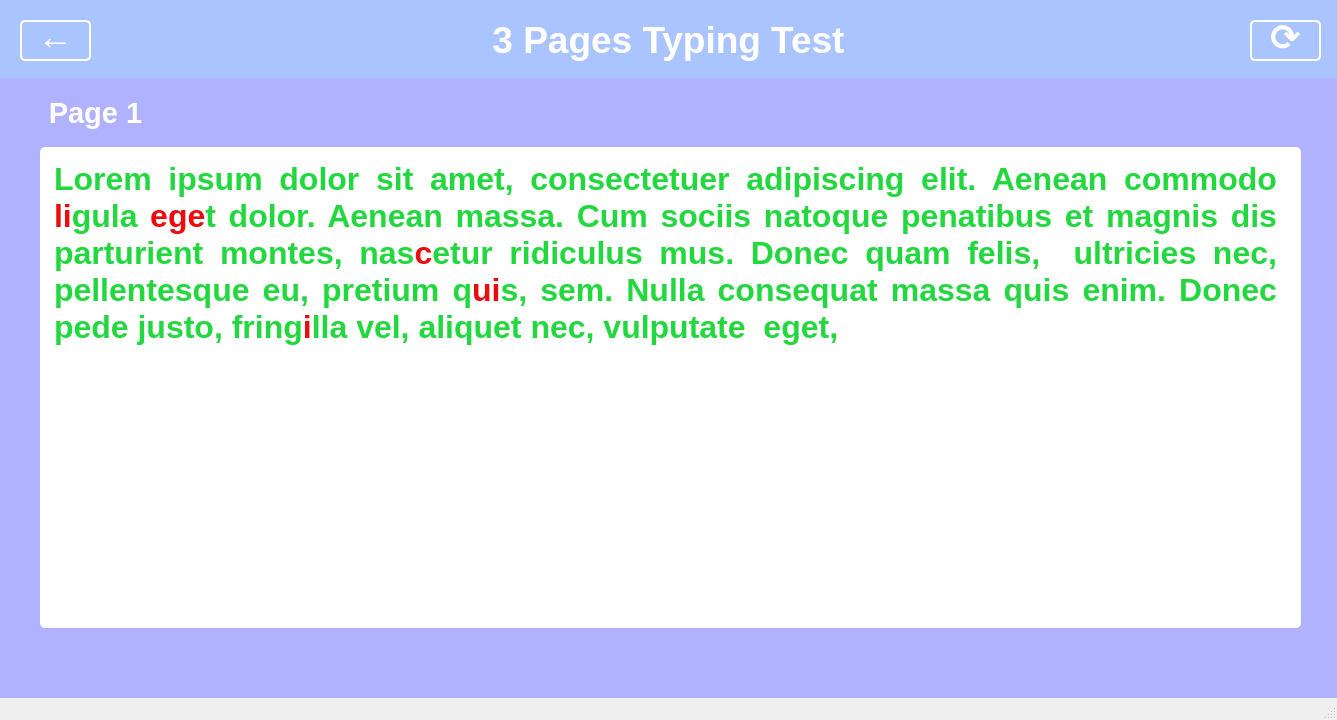
<?xml version="1.0" encoding="UTF-8"?>
<ui version="4.0">
 <class>MainWindow</class>
 <widget class="QMainWindow" name="MainWindow">
  <property name="geometry">
   <rect>
    <x>0</x>
    <y>0</y>
    <width>1337</width>
    <height>720</height>
   </rect>
  </property>
  <property name="maximumSize">
   <size>
    <width>1337</width>
    <height>720</height>
   </size>
  </property>
  <property name="windowTitle">
   <string>MainWindow</string>
  </property>
  <widget class="QWidget" name="centralwidget">
   <widget class="QWidget" name="heading_background" native="true">
    <property name="geometry">
     <rect>
      <x>0</x>
      <y>0</y>
      <width>1337</width>
      <height>78</height>
     </rect>
    </property>
    <property name="styleSheet">
     <string notr="true">background-color: #AAC4FF
</string>
    </property>
    <widget class="QPushButton" name="return_btn">
     <property name="geometry">
      <rect>
       <x>20</x>
       <y>20</y>
       <width>71</width>
       <height>41</height>
      </rect>
     </property>
     <property name="styleSheet">
      <string notr="true">border: 2px solid white;
border-radius: 5px;
color: white;
font-size: 36px;
padding-bottom: 9px; 
font-weight: bold;
text-align: center;</string>
     </property>
     <property name="text">
      <string>←</string>
     </property>
    </widget>
    <widget class="QPushButton" name="restart_btn">
     <property name="geometry">
      <rect>
       <x>1250</x>
       <y>20</y>
       <width>71</width>
       <height>41</height>
      </rect>
     </property>
     <property name="styleSheet">
      <string notr="true">border: 2px solid white;
border-radius: 5px;
color: white;
font-size: 36px;
padding-bottom: 7px; 
font-weight: bold;
text-align: center;</string>
     </property>
     <property name="text">
      <string>⟳</string>
     </property>
    </widget>
    <widget class="QLabel" name="heading_label">
     <property name="geometry">
      <rect>
       <x>483</x>
       <y>0</y>
       <width>371</width>
       <height>81</height>
      </rect>
     </property>
     <property name="text">
      <string>&lt;html&gt;&lt;head/&gt;&lt;body&gt;&lt;p align=&quot;center&quot;&gt;&lt;span style=&quot; font-family:'Bahnschrift'; font-size:28pt; font-weight:600; color:#ffffff;&quot;&gt;3 Pages Typing Test&lt;/span&gt;&lt;/p&gt;&lt;/body&gt;&lt;/html&gt;</string>
     </property>
    </widget>
   </widget>
   <widget class="QWidget" name="background" native="true">
    <property name="geometry">
     <rect>
      <x>0</x>
      <y>78</y>
      <width>1337</width>
      <height>642</height>
     </rect>
    </property>
    <property name="styleSheet">
     <string notr="true">background-color: #B1B2FF;
</string>
    </property>
    <widget class="QLabel" name="current_page_label">
     <property name="geometry">
      <rect>
       <x>40</x>
       <y>0</y>
       <width>111</width>
       <height>71</height>
      </rect>
     </property>
     <property name="styleSheet">
      <string notr="true">font: 36pt &quot;OCR A Extended&quot;;
color: white;</string>
     </property>
     <property name="text">
      <string>&lt;html&gt;&lt;head/&gt;&lt;body&gt;&lt;p align=&quot;center&quot;&gt;&lt;span style=&quot; font-family:'Bahnschrift'; font-size:22pt; font-weight:600; color:#ffffff;&quot;&gt;Page 1&lt;/span&gt;&lt;/p&gt;&lt;/body&gt;&lt;/html&gt;</string>
     </property>
    </widget>
    <widget class="QWidget" name="text_area_background" native="true">
     <property name="geometry">
      <rect>
       <x>40</x>
       <y>69</y>
       <width>1261</width>
       <height>481</height>
      </rect>
     </property>
     <property name="styleSheet">
      <string notr="true">font-size: 48pt;
background-color: #fff;
border-radius: 5px;
</string>
     </property>
     <widget class="QTextEdit" name="text_area">
      <property name="geometry">
       <rect>
        <x>10</x>
        <y>10</y>
        <width>1231</width>
        <height>461</height>
       </rect>
      </property>
      <property name="html">
       <string>&lt;!DOCTYPE HTML PUBLIC &quot;-//W3C//DTD HTML 4.0//EN&quot; &quot;http://www.w3.org/TR/REC-html40/strict.dtd&quot;&gt;
&lt;html&gt;&lt;head&gt;&lt;meta name=&quot;qrichtext&quot; content=&quot;1&quot; /&gt;&lt;style type=&quot;text/css&quot;&gt;
p, li { white-space: pre-wrap; }
&lt;/style&gt;&lt;/head&gt;&lt;body style=&quot; font-family:'MS Shell Dlg 2'; font-size:48pt; font-weight:400; font-style:normal;&quot;&gt;
&lt;p align=&quot;justify&quot; style=&quot; margin-top:0px; margin-bottom:0px; margin-left:0px; margin-right:0px; -qt-block-indent:0; text-indent:0px;&quot;&gt;&lt;span style=&quot; font-family:'Bahnschrift'; font-size:24pt; font-weight:600; color:#23d83e;&quot;&gt;Lorem ipsum dolor sit amet, consectetuer adipiscing elit. Aenean commodo &lt;/span&gt;&lt;span style=&quot; font-family:'Bahnschrift'; font-size:24pt; font-weight:600; color:#ea0c0f;&quot;&gt;li&lt;/span&gt;&lt;span style=&quot; font-family:'Bahnschrift'; font-size:24pt; font-weight:600; color:#23d83e;&quot;&gt;gula &lt;/span&gt;&lt;span style=&quot; font-family:'Bahnschrift'; font-size:24pt; font-weight:600; color:#ea0c0f;&quot;&gt;ege&lt;/span&gt;&lt;span style=&quot; font-family:'Bahnschrift'; font-size:24pt; font-weight:600; color:#23d83e;&quot;&gt;t dolor. Aenean massa. Cum sociis natoque penatibus et magnis dis parturient montes, nas&lt;/span&gt;&lt;span style=&quot; font-family:'Bahnschrift'; font-size:24pt; font-weight:600; color:#ea0c0f;&quot;&gt;c&lt;/span&gt;&lt;span style=&quot; font-family:'Bahnschrift'; font-size:24pt; font-weight:600; color:#23d83e;&quot;&gt;etur ridiculus mus. Donec quam felis,  ultricies nec, pellentesque eu, pretium q&lt;/span&gt;&lt;span style=&quot; font-family:'Bahnschrift'; font-size:24pt; font-weight:600; color:#ea0c0f;&quot;&gt;ui&lt;/span&gt;&lt;span style=&quot; font-family:'Bahnschrift'; font-size:24pt; font-weight:600; color:#23d83e;&quot;&gt;s, sem. Nulla consequat massa quis enim. Donec pede justo, fring&lt;/span&gt;&lt;span style=&quot; font-family:'Bahnschrift'; font-size:24pt; font-weight:600; color:#ea0c0f;&quot;&gt;i&lt;/span&gt;&lt;span style=&quot; font-family:'Bahnschrift'; font-size:24pt; font-weight:600; color:#23d83e;&quot;&gt;lla vel, aliquet nec, vulputate  eget,&lt;/span&gt;&lt;span style=&quot; font-family:'Bahnschrift'; font-size:24pt; font-weight:600;&quot;&gt; &lt;/span&gt;&lt;/p&gt;&lt;/body&gt;&lt;/html&gt;</string>
      </property>
     </widget>
    </widget>
   </widget>
  </widget>
  <widget class="QMenuBar" name="menubar">
   <property name="geometry">
    <rect>
     <x>0</x>
     <y>0</y>
     <width>1337</width>
     <height>21</height>
    </rect>
   </property>
  </widget>
  <widget class="QStatusBar" name="statusbar"/>
 </widget>
 <resources/>
 <connections/>
</ui>
